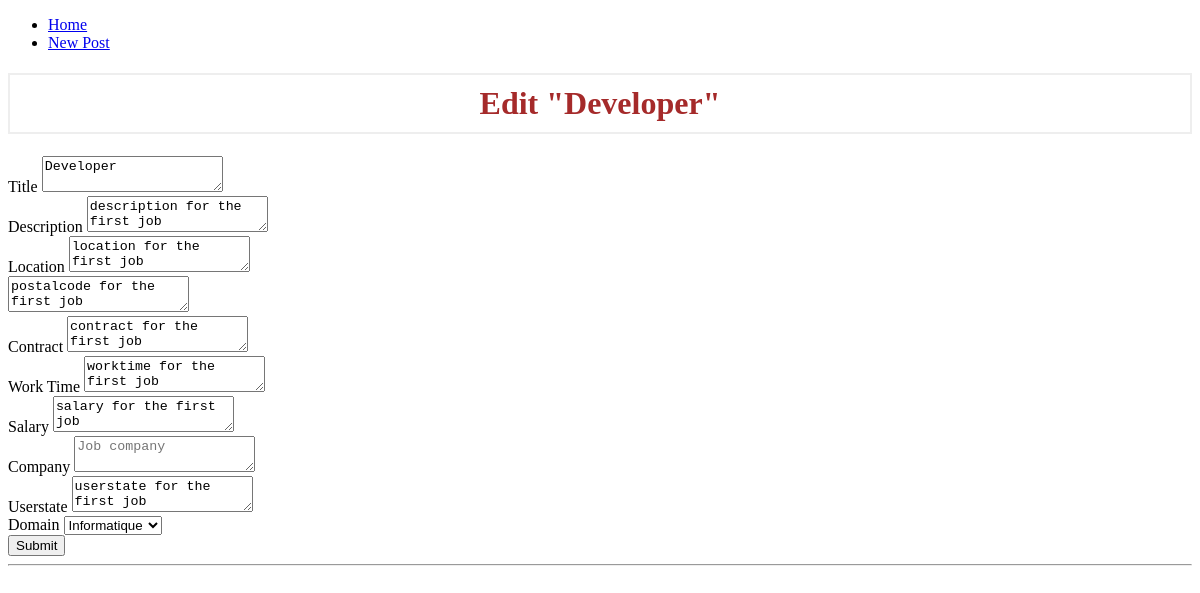
/1/edit, run on an earlier commit of the app's database.
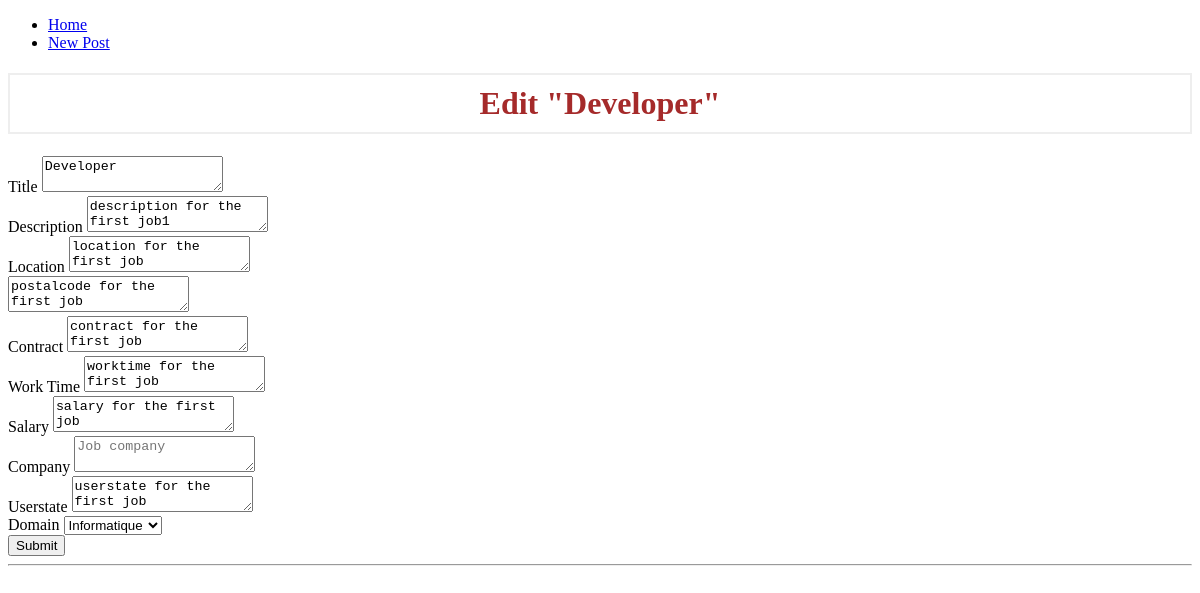
And on a later commit of the database.
### tables this page shows
CREATE TABLE jobs (
    job_id INTEGER PRIMARY KEY AUTOINCREMENT,
    created TIMESTAMP NOT NULL DEFAULT CURRENT_TIMESTAMP,
    title TEXT NOT NULL,
    location TEXT NOT NULL,
    postalcode TEXT NOT NULL,
    contract TEXT NOT NULL,
    worktime TEXT NOT NULL,
    userstate TEXT NOT NULL,
    description TEXT NOT NULL,
    salary TEXT NOT NULL,
    category_id INTEGER,
    company_id INTEGER,
    FOREIGN KEY(category_id) REFERENCES categories(category_id),
    FOREIGN KEY(company_id) REFERENCES companies(company_id)
);

### server.py (the view, shortened to what this page needs)
@app.route('/<int:id>/edit', methods=('GET', 'POST'))
def edit(id):
    job= get_job(id)
    return render_template('edit.html', job=job)

### server.py (called while the page is built)
def get_db_connection():
    conn = sqlite3.connect('database.db')
    conn.row_factory = sqlite3.Row
    return conn

def get_job(job_id):
    conn = get_db_connection()
    job = conn.execute('SELECT * FROM jobs WHERE job_id = ?',
                        (job_id,)).fetchone()
    conn.close()
    if job is None:
        abort(404)
    return job

### templates/edit.html (shortened to what this page needs)
{% extends 'bases.html' %}
{% block content %}
<h1>{% block title %} Edit "{{ job['title'] }}" {% endblock %}</h1>
<form method="post">
  <div>
    <label for="title">Title</label>
    <textarea name="title" placeholder="Job title" >{{ request.form['title'] or job['title'] }}</textarea>
  </div>
  <div>
    <label for="description">Description</label>
    <textarea name="description" placeholder="Job description" >{{ request.form['description'] or job['description']  }}</textarea>
  </div>
  <div>
    <label for="location">Location</label>
    <textarea name="location" placeholder="Job location" >{{ request.form['location'] or job['location']  }}</textarea>
  </div>
  <div>
    <textarea name="postalcode" placeholder="Job postalcode" >{{ request.form['postalcode'] or job['postalcode'] }}</textarea>
  </div>
  <div>
    <label for="contract">Contract</label>
    <textarea name="contract" placeholder="Job contract" >{{ request.form['contract'] or job['contract'] }}</textarea>
  </div>
  <div>
    <label for="worktime">Work Time</label>
    <textarea name="worktime" placeholder="Job worktime" >{{ request.form['worktime'] or job['worktime'] }}</textarea>
  </div>
  <div>
    <label for="salary">Salary</label>
    <textarea name="salary" placeholder="Job salary" >{{ request.form['salary'] or job['salary'] }}</textarea>
  </div>
  <div>
    <label for="company">Company</label>
    <textarea name="company" placeholder="Job company" ></textarea>
  </div>
  <div>
    <label for="userstate">Userstate</label>
    <textarea name="userstate" placeholder="userstate" >{{ request.form['userstate'] or job['userstate'] }}</textarea>
  </div>
  <div>
    <label for="domain">Domain</label>
              <select name="category" placeholder="Job domain" >
                <option value="domain1">Informatique</option>
            </select>
  </div>
  <div>
    <button type="submit" class="btn btn-primary">Submit</button>
  </div>
</form>
<hr>
{% endblock %}

What changed in the data, as far as the page shows it:
changed jobs "Developer": description "description for the first job" → "description for the first job1"
